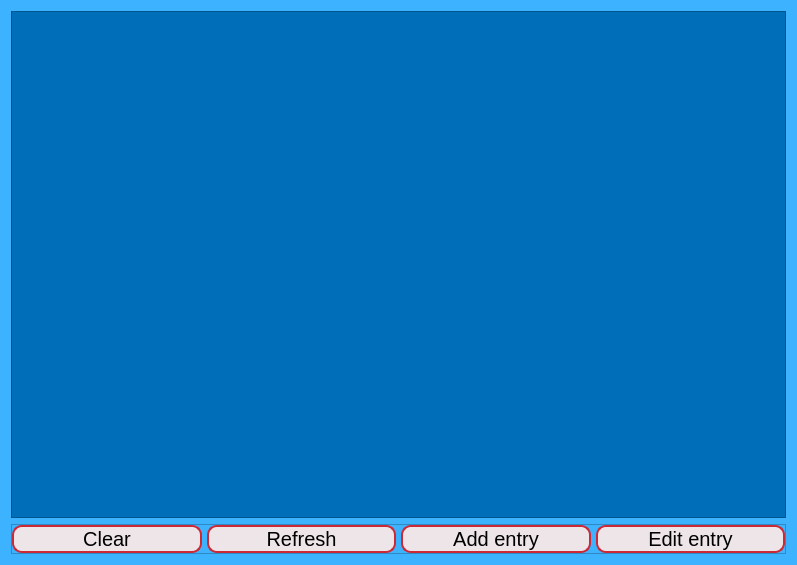
<?xml version="1.0" encoding="UTF-8"?>
<ui version="4.0">
 <class>Form</class>
 <widget class="QWidget" name="Form">
  <property name="geometry">
   <rect>
    <x>0</x>
    <y>0</y>
    <width>797</width>
    <height>565</height>
   </rect>
  </property>
  <property name="windowTitle">
   <string>Доступные нам сорта кофе</string>
  </property>
  <property name="styleSheet">
   <string notr="true">* {
	background-color: #3DB2FF;
}

QPushButton {
	border: 2px solid #CC2936;
	background-color: #EEE5E9;
	border-radius: 10%;
}

QTableView {
	selection-background-color: red;
	background-color: #006EB8;
	color: #EEE5E9;
}

QPushButton::hover { background-color: #D7C1CB }
QPushButton:pressed { background-color: #88596E }</string>
  </property>
  <layout class="QVBoxLayout" name="verticalLayout">
   <item>
    <widget class="QTableWidget" name="tableWidget">
     <property name="sizeAdjustPolicy">
      <enum>QAbstractScrollArea::AdjustToContents</enum>
     </property>
    </widget>
   </item>
   <item>
    <widget class="QFrame" name="buttonHolder">
     <property name="frameShape">
      <enum>QFrame::StyledPanel</enum>
     </property>
     <property name="frameShadow">
      <enum>QFrame::Raised</enum>
     </property>
     <layout class="QHBoxLayout" name="horizontalLayout">
      <property name="spacing">
       <number>5</number>
      </property>
      <property name="leftMargin">
       <number>0</number>
      </property>
      <property name="topMargin">
       <number>0</number>
      </property>
      <property name="rightMargin">
       <number>0</number>
      </property>
      <property name="bottomMargin">
       <number>0</number>
      </property>
      <item>
       <widget class="QPushButton" name="clearButton">
        <property name="font">
         <font>
          <pointsize>15</pointsize>
         </font>
        </property>
        <property name="text">
         <string>Clear</string>
        </property>
       </widget>
      </item>
      <item>
       <widget class="QPushButton" name="refreshButton">
        <property name="font">
         <font>
          <pointsize>15</pointsize>
         </font>
        </property>
        <property name="text">
         <string>Refresh</string>
        </property>
       </widget>
      </item>
      <item>
       <widget class="QPushButton" name="addButton">
        <property name="font">
         <font>
          <pointsize>15</pointsize>
         </font>
        </property>
        <property name="text">
         <string>Add entry</string>
        </property>
       </widget>
      </item>
      <item>
       <widget class="QPushButton" name="editButton">
        <property name="font">
         <font>
          <pointsize>15</pointsize>
         </font>
        </property>
        <property name="text">
         <string>Edit entry</string>
        </property>
       </widget>
      </item>
     </layout>
    </widget>
   </item>
  </layout>
 </widget>
 <resources/>
 <connections/>
</ui>
